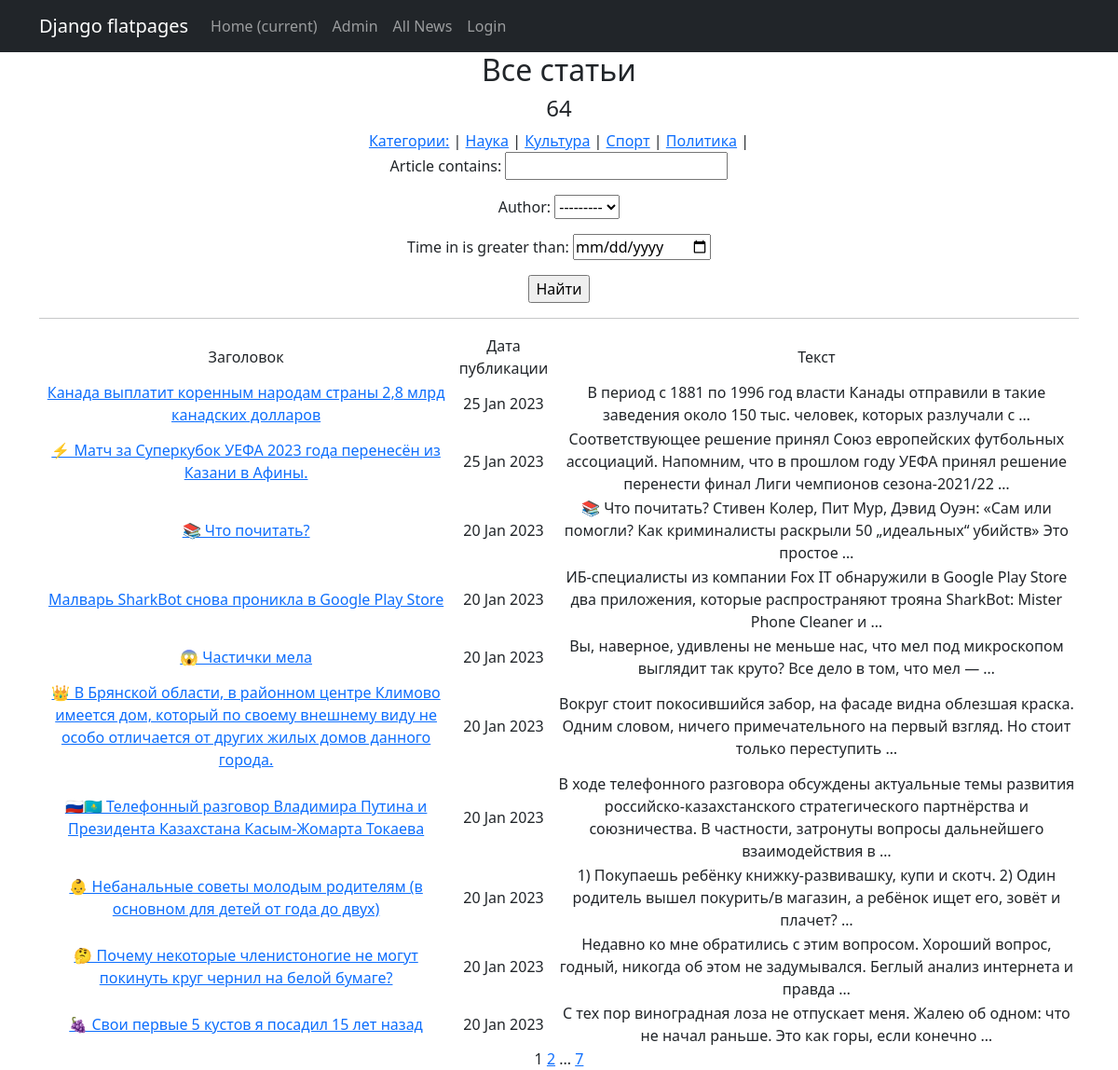
Before: /news/ with the older database file.
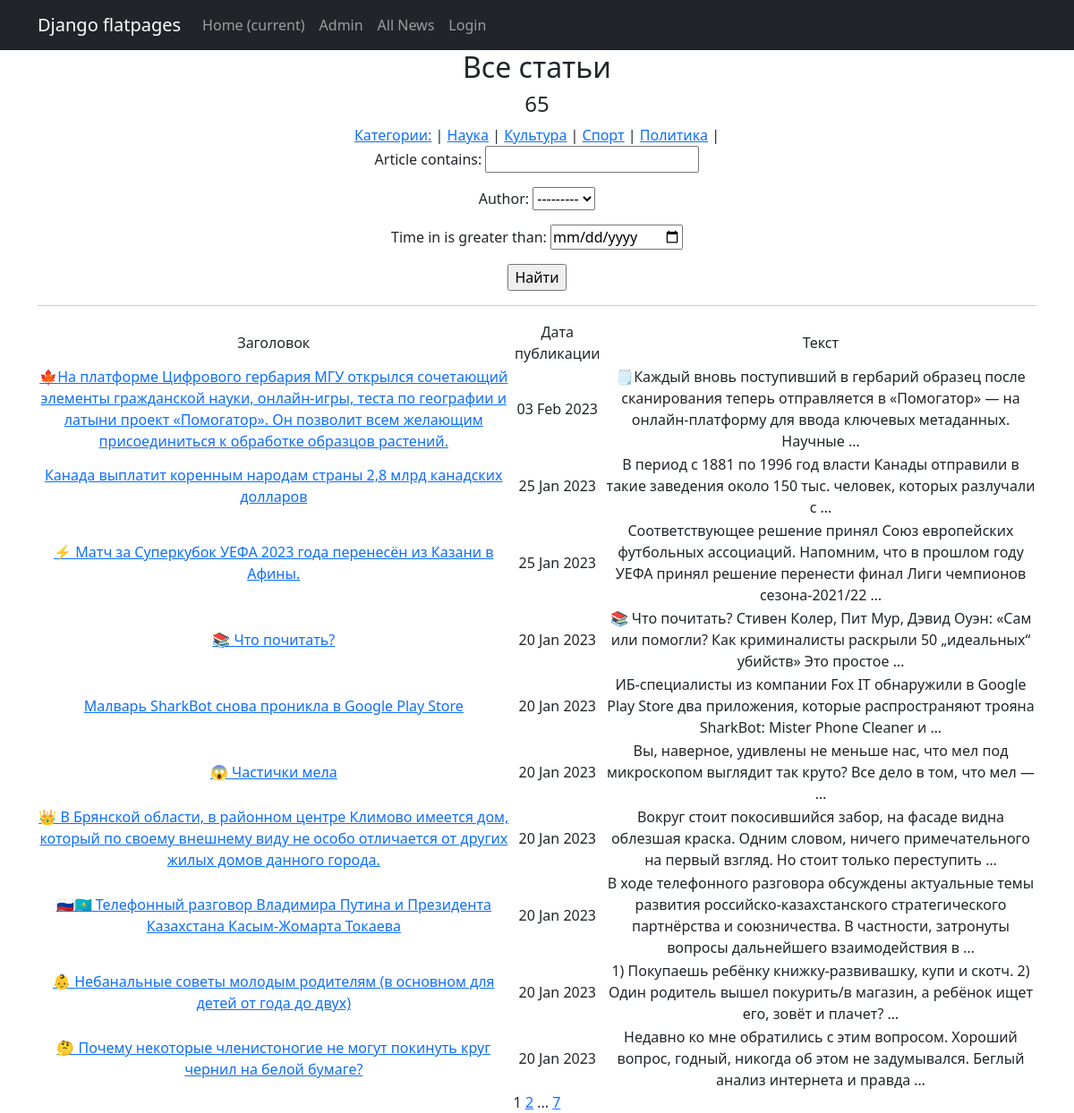
After: the same page with the newer database file.
### news/models.py (models this page shows, shortened)
class Category(models.Model):
    name = models.CharField(max_length=255, unique=True) #название категории. Поле должно быть уникальным
    subscribers = models.ManyToManyField(User)

class Post(models.Model):
    author = models.ForeignKey(Author, on_delete=models.CASCADE) # связь «один ко многим» с моделью Author;
    position = models.CharField(max_length=255, choices=POSITION) # поле с выбором — «статья» или «новость»;
    time_in = models.DateTimeField(auto_now_add=True) # автоматически добавляемая дата и время создания;
    category = models.ManyToManyField(Category, through='PostCategory') # связь «многие ко многим» с моделью Category (с дополнительной моделью PostCategory);
    article = models.CharField(max_length=255)  # заголовок статьи/новости;
    text = models.TextField() # текст статьи/новости;
    rating = models.FloatField(default=0.0) # рейтинг статьи/новости.

### news/views.py (the view)
# urls.py: path('', cache_page(60*1)(PostsList.as_view()), name='news_list'),
class PostsList(ListView):
    model = Post
    ordering = '-time_in'
    template_name = 'news_list.html'
    context_object_name = 'news_list'
    paginate_by = 10  # вот так мы можем указать количество записей на странице
    def get_queryset(self):
        queryset = super().get_queryset()
        self.filterset = PostFilter(self.request.GET, queryset)
        return self.filterset.qs
    def get_context_data(self, **kwargs):
        context = super().get_context_data(**kwargs)
        context['news_count'] = Post.objects.all()
        context['filterset'] = self.filterset
        context['next_sale'] = None
        context['is_not_author'] = not self.request.user.groups.filter(name='authors').exists()
        context['is_not_common'] = not self.request.user.groups.filter(name='common').exists()
        context['get_category'] = Category.objects.all()
        context['auth'] = self.request.user.groups.filter(name='common').exists()
        return context

### news/models.py (called while the page is built)
    def __str__(self):
        return self.user.username

### news/templatetags/custom_filters.py (called while the page is built)
@register.filter()
def censor(value):
    try:
        if not isinstance(value, str):
            raise CensorException('Error')
        v = value
        for word in WORDS:
            if word in v:
                v = v.replace(word, f'{word[:1]}{len(word[1:])*"*"}')
            if word.capitalize() in v:
                v = v.replace(word.capitalize(), f'{word[:1].capitalize()}{len(word[1:])*"*"}')
        return v
    except CensorException as e:
        print(e)

### news/templatetags/custom_tags.py (called while the page is built)
@register.simple_tag(takes_context=True)
def url_replace(context, **kwargs):
   d = context['request'].GET.copy()
   for k, v in kwargs.items():
       d[k] = v
   return d.urlencode()

### templates/news_list.html (shortened to what this page needs)
{% extends 'flatpages/default.html' %}
{% load custom_filters %}
{% load custom_tags %}
{% block content %}
<h2>Все статьи</h2>
   <h4>{{ news_count|length }}</h4>
    <div class="col">
       <div class="news">
           <a href="/news" title="разделы новостей">Категории:</a> |
           {% for c in get_category %}
                <a href="?category={{c.id}}"
                >{{ c.name }}</a> |
           {% endfor %}
       </div>
    </div>
   <form action="" method="get">
       {{ filterset.form.as_p }}
       <input type="submit" value="Найти" />
   </form>
    <hr>
   {% if news_list %}
       <table>
           <tr>
               <td>Заголовок</td>
               <td>Дата публикации</td>
               <td>Текст</td>
           </tr>
           {% for news in news_list %}
           <tr>
               <td><a href="{{ news.id }}">{{ news.article|censor }}</a></td>
               <td>{{ news.time_in|date:'d M Y' }}</td>
               <td>{{ news.text|censor|truncatewords:20}}</td>
           </tr>
           {% endfor %}
       </table>
   {% else %}
       <h2>Статей нет!</h2>
   {% endif %}
   {{ page_obj.number }}
   {% if page_obj.has_next %}
       <a href="?{% url_replace page=page_obj.next_page_number %}">{{ page_obj.next_page_number }}</a>
       {% if paginator.num_pages != page_obj.next_page_number %}
           ...
       <a href="?{% url_replace page=page_obj.paginator.num_pages %}">{{ page_obj.paginator.num_pages }}</a>
       {% endif %}
   {% endif %}
{% endblock content %}

### templates/flatpages/default.html (shortened to what this page needs)
<!DOCTYPE html>
<html lang="en">
    <head>
        {% load static%}
        <link href="{% static 'css/styles.css' %}" rel="stylesheet" />
    </head>
    <body>
<nav class="navbar navbar-expand-lg navbar-dark bg-dark static-top">
   <div class="container">
       <a class="navbar-brand" href="#">Django flatpages</a>
       <div class="collapse navbar-collapse" id="navbarResponsive">
           <ul class="navbar-nav ml-auto">
               <li class="nav-item active">
                   <a class="nav-link" href="#">Home
                       <span class="sr-only">(current)</span>
                   </a>
               </li>
               <li class="nav-item">
                   <a class="nav-link" href="/admin/">Admin</a>
               </li>
               <li class="nav-item">
                   <a class="nav-link" href="/news/">All News</a>
               </li>
               <li class="nav-item">
                   <a class="nav-link" href="/accounts/login">Login</a>
               </li>
           </ul>
       </div>
   </div>
</nav>
    <div class="container">
   <div class="row">
       <div class="col-lg-12 text-center">
           {% block content %}{% endblock content %}
       </div>
   </div>
</div>
    </body>
</html>

Changed rows visible on the page:
no longer on this page (row unchanged): Post: article|censor "🍇 Свои первые 5 кустов я посадил 15 лет назад", time_in "20 Jan 2023", text|censor "С тех пор виноградная лоза не отпускает меня. Жалею об одном: что не начал раньше. Это как горы, если конечно …"
added Post: article|censor "🍁На платформе Цифрового гербария МГУ открылся сочетающий элементы гражданской науки, онлайн-игры, теста по географии и латыни проект «Помогатор». Он позволит всем желающим присоединиться к обработке образцов растений.", time_in "03 Feb 2023", text|censor "🗒Каждый вновь поступивший в гербарий образец после сканирования теперь отправляется в «Помогатор» — на онлайн-платформу для ввода ключевых метаданных. Научные …"
Other visible differences:
{{ news_count|length }}: "64" → "65"
